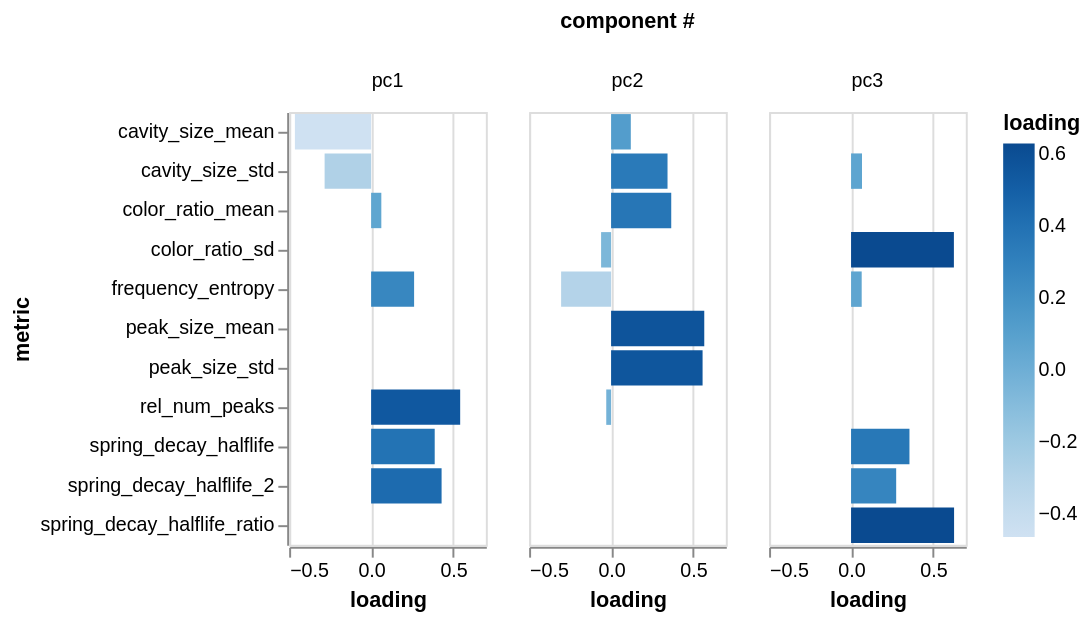

The notebook cell this image was saved under:
### Code cell
alt.Chart(
    component_df.reset_index().melt(
        id_vars=['index'], var_name='metric', value_name='loading'
    )
).mark_bar().encode(
    x=alt.X('loading'),
    y=alt.Y('metric:N'),
    color=alt.Color("loading").scale(scheme='blues'),
    column=alt.Column('index', title='component #')
).properties(
    width=100
)

### Figure 1 — Vega-Lite specification as saved in the notebook (floating-point values rounded to 4 significant figures)
{"config": {"view": {"continuousWidth": 300, "continuousHeight": 300}}, "data": {"name": "data-1f479062f145a0f70afea91d1e1f611b"}, "mark": {"type": "bar"}, "encoding": {"color": {"field": "loading", "scale": {"scheme": "blues"}, "type": "quantitative"}, "column": {"field": "index", "title": "component #", "type": "nominal"}, "x": {"field": "loading", "type": "quantitative"}, "y": {"field": "metric", "type": "nominal"}}, "width": 100, "$schema": "https://vega.github.io/schema/vega-lite/v6.4.1.json", "datasets": {"data-1f479062f145a0f70afea91d1e1f611b": [{"index": "pc1", "metric": "spring_decay_halflife", "loading": 0.388}, {"index": "pc2", "metric": "spring_decay_halflife", "loading": 0.0}, {"index": "pc3", "metric": "spring_decay_halflife", "loading": 0.3563}, {"index": "pc1", "metric": "spring_decay_halflife_2", "loading": 0.43}, {"index": "pc2", "metric": "spring_decay_halflife_2", "loading": 0.0}, {"index": "pc3", "metric": "spring_decay_halflife_2", "loading": 0.2753}, {"index": "pc1", "metric": "color_ratio_mean", "loading": 0.06236}, {"index": "pc2", "metric": "color_ratio_mean", "loading": 0.367}, {"index": "pc3", "metric": "color_ratio_mean", "loading": 0.0}, {"index": "pc1", "metric": "rel_num_peaks", "loading": 0.5434}, {"index": "pc2", "metric": "rel_num_peaks", "loading": -0.02946}, {"index": "pc3", "metric": "rel_num_peaks", "loading": 0.0}, {"index": "pc1", "metric": "peak_size_mean", "loading": 0.0}, {"index": "pc2", "metric": "peak_size_mean", "loading": 0.5685}, {"index": "pc3", "metric": "peak_size_mean", "loading": 0.0}, {"index": "pc1", "metric": "peak_size_std", "loading": 0.0}, {"index": "pc2", "metric": "peak_size_std", "loading": 0.5582}, {"index": "pc3", "metric": "peak_size_std", "loading": 0.0}, {"index": "pc1", "metric": "cavity_size_mean", "loading": -0.4649}, {"index": "pc2", "metric": "cavity_size_mean", "loading": 0.1204}, {"index": "pc3", "metric": "cavity_size_mean", "loading": 0.0}, {"index": "pc1", "metric": "cavity_size_std", "loading": -0.2836}, {"index": "pc2", "metric": "cavity_size_std", "loading": 0.3444}, {"index": "pc3", "metric": "cavity_size_std", "loading": 0.06679}, {"index": "pc1", "metric": "frequency_entropy", "loading": 0.2623}, {"index": "pc2", "metric": "frequency_entropy", "loading": -0.3048}, {"index": "pc3", "metric": "frequency_entropy", "loading": 0.06488}, {"index": "pc1", "metric": "color_ratio_sd", "loading": 0.0}, {"index": "pc2", "metric": "color_ratio_sd", "loading": -0.06091}, {"index": "pc3", "metric": "color_ratio_sd", "loading": 0.6274}, {"index": "pc1", "metric": "spring_decay_halflife_ratio", "loading": 0.0}, {"index": "pc2", "metric": "spring_decay_halflife_ratio", "loading": 0.0}, {"index": "pc3", "metric": "spring_decay_halflife_ratio", "loading": 0.6285}]}}
